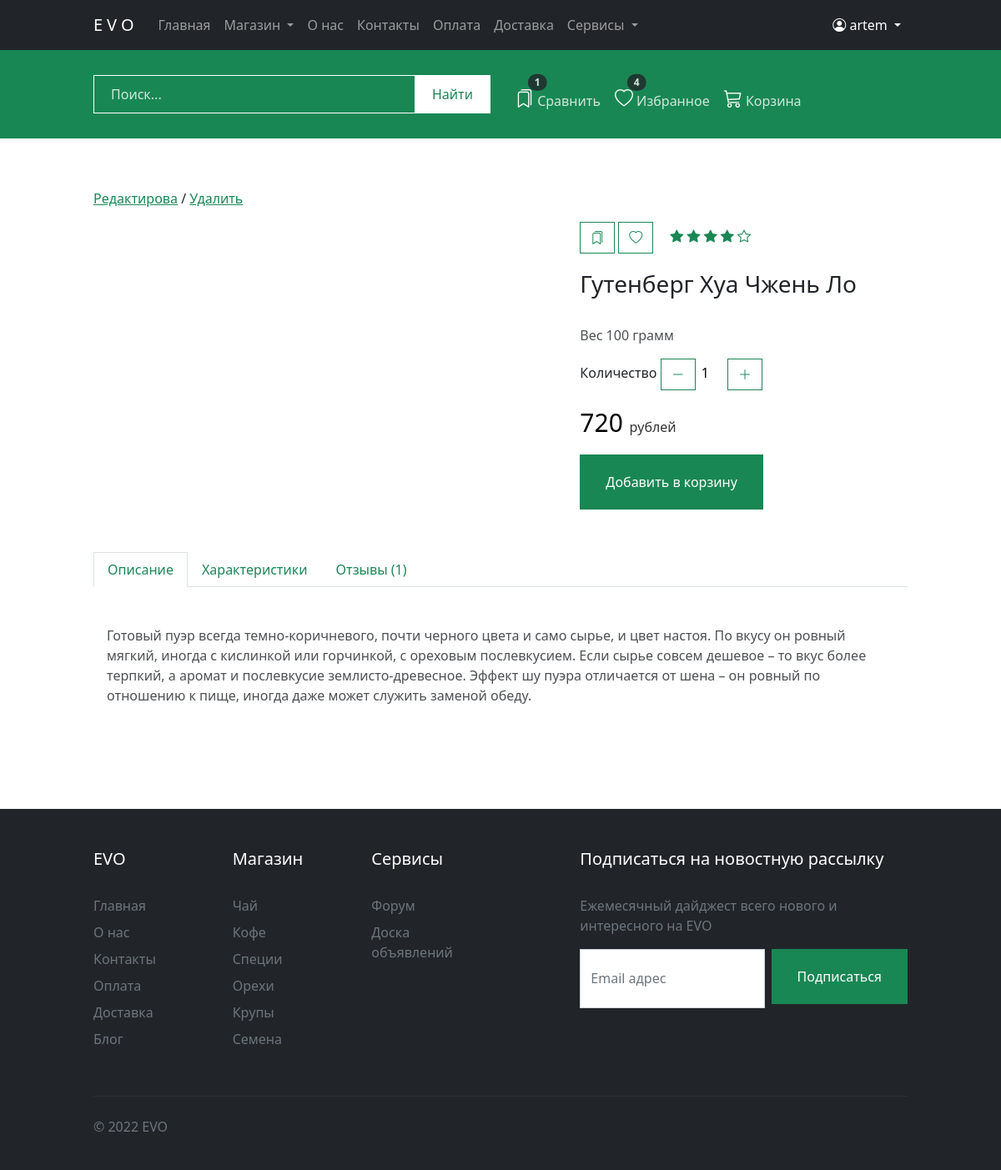
Screenshot of /catalog/product/gutenberg/ (signed in) with the database file from the repository.
### apps/core/models.py (models this page shows, shortened)
class Product(models.Model):
    class Meta:
        verbose_name = 'Товар'
        verbose_name_plural = 'Товары'
        index_together = (('id', 'slug'),)
        ordering = ('-created',)
    category = models.ForeignKey(Category, on_delete=models.CASCADE, related_name='products', verbose_name='Категория')
    name = models.CharField(max_length=50, db_index=True, verbose_name='Название')
    slug = models.SlugField(max_length=200, db_index=True, verbose_name="URL")
    desc = models.TextField(verbose_name='Описание')
    country = models.CharField(max_length=50, blank=True, null=True, default=None, verbose_name='Страна')
    town = models.CharField(max_length=50, blank=True, null=True, default=None, verbose_name='Город')
    year = models.CharField(max_length=50, blank=True, null=True, default=None, verbose_name='Год')
    volume = models.IntegerField(verbose_name='Вес, грамм')
    price = models.DecimalField(max_digits=10, decimal_places=0, verbose_name='Цена, руб')
    stock = models.PositiveIntegerField(verbose_name='Остаток на складе, штук')
    tag = models.CharField(max_length=100, blank=True, null=True, default=None, verbose_name='Метки')
    talk_forum = models.URLField(blank=True, null=True, default=None, verbose_name='Ссылка на форум')
    is_active = models.BooleanField(default=True, verbose_name="Активация товара")
    image = models.ImageField(upload_to='product/', verbose_name='Изображение обложки')
    created = models.DateTimeField(auto_now_add=True, verbose_name='Дата создания')
    updated = models.DateTimeField(auto_now=True, verbose_name='Дата изменения')

### apps/core/views.py (the view)
# urls.py: path('catalog/product/<slug:slug>/', views.product_detail, name='product'),
def product_detail(request, slug):
    product = get_object_or_404(Product, slug=slug, is_active=True)
    cart_product_form = CartAddProductForm()
    return render(request, 'core/product.html', {'product': product, 'cart_product_form': cart_product_form})

### apps/cart/forms.py
class CartAddProductForm(forms.Form):
    quantity = forms.IntegerField(max_value=10, min_value=1, initial=1, label='')
    update = forms.BooleanField(required=False, initial=False, widget=forms.HiddenInput)

### apps/cart/cart.py (called while the page is built)
    def __len__(self):
        return sum(item['quantity'] for item in self.cart.values())

### apps/cart/context_processors.py (called while the page is built)
def cart(request):
    return {'cart': Cart(request)}

### apps/templates/core/product.html (shortened to what this page needs)
{% extends 'layouts/base.html' %}
{% load  static %}
{% block content %}
    <section id="prod" class="paddingTopBottom">
        <div class="container">
            {% if user.is_superuser or user.is_staff %}
                <div class="row">
                    <div class="col">
                        <p>
                            <a href="{% url 'edit_product' product.slug %}">Редактирова</a> /
                            <a href="{% url 'delete_product' product.slug %}">Удалить</a>
                        </p>
                    </div>
                </div>
            {% endif %}
            <div class="row">
                <div class="col-md-6">
                    <div class="fotorama" data-width="100%" data-nav="thumbs" data-allowfullscreen="true">
                    </div>
                </div>
                <div class="col-md-5 offset-md-1">
                    <div class="btn-group" role="group">
                        <a type="button" class="btn btn-outline-success"><i class="bi bi-bookmarks"></i></a>
                        <a type="button" class="btn btn-outline-success"><i class="bi bi-heart"></i></a>
                        <div class="star">
                            <i class="bi bi-star-fill"></i>
                            <i class="bi bi-star-fill"></i>
                            <i class="bi bi-star-fill"></i>
                            <i class="bi bi-star-fill"></i>
                            <i class="bi bi-star"></i>
                        </div>
                    </div>
                    <h3>{{ product.name }}</h3>
                    <p class="text">Вес <span>{{ product.volume }}</span> грамм</p>
                    <p>
                    <form id="order" action="{% url 'cart_add' product.id %}" method="POST">
                        <div class="number">Количество
                            <button class="minus btn btn-outline-success"><i class="bi bi-dash-lg"></i></button>
                            {{ cart_product_form }}
                            <button class="plus btn btn-outline-success"><i class="bi bi-plus-lg"></i></button>
                        </div>
                    </form>
                    </p>
                    <p class="price">{{ product.price }} <span class="text">рублей</span></p>
                    <p><input type="submit" form="order" class="btn btn-success btnS" value="Добавить в корзину"></p>
                </div>
            </div>
            <div class="row">
                <div class="col">
                    <ul class="nav nav-tabs" id="myTab" role="tablist">
                        <li class="nav-item" role="presentation">
                            <button class="nav-link active" id="home-tab" data-bs-toggle="tab"
                                    data-bs-target="#description-tab-pane" type="button" role="tab"
                                    aria-controls="description-tab-pane" aria-selected="true">Описание
                            </button>
                        </li>
                        <li class="nav-item" role="presentation">
                            <button class="nav-link link-success" id="profile-tab" data-bs-toggle="tab"
                                    data-bs-target="#property-tab-pane" type="button" role="tab"
                                    aria-controls="property-tab-pane" aria-selected="false">Характеристики
                            </button>
                        </li>
                        <li class="nav-item" role="presentation">
                            <button class="nav-link link-success" id="contact-tab" data-bs-toggle="tab"
                                    data-bs-target="#review-tab-pane" type="button" role="tab"
                                    aria-controls="review-tab-pane" aria-selected="false">Отзывы
                                ({{ product.reviews.all.count }})
                            </button>
                        </li>
                    </ul>
                    <div class="tab-content" id="myTabContent">
                        <div class="tab-pane fade show active " id="description-tab-pane" role="tabpanel"
                             aria-labelledby="description-tab" tabindex="0">
                            <div class="p-3 text">{{ product.desc }}</div>
                        </div>
                    </div>
                </div>
            </div>
        </div>
    </section>
{% endblock %}

### apps/templates/includes/navigation.html (shortened to what this page needs)
<nav id="navbar" class="navbar navbar-expand-lg navbar-dark bg-dark">
    <div class="container">
        <a class="navbar-brand" href="{% url 'main' %}">EVO</a>
        <div class="collapse navbar-collapse" id="navbarNav">
            <ul class="navbar-nav me-auto mb-2 mb-lg-0">
                <li class="nav-item">
                    <a class="nav-link" href="{% url 'main' %}">Главная</a>
                </li>
                <li class="nav-item dropdown">
                    <a class="nav-link dropdown-toggle" href="" id="navbarDropdownMenuLink1"
                       role="button"
                       data-bs-toggle="dropdown" aria-expanded="false">
                        Магазин
                    </a>
                </li>
                <li class="nav-item">
                    <a href="{% url 'about' %}" class="nav-link">О нас</a>
                </li>
                <li class="nav-item">
                    <a href="{% url 'contacts' %}" class="nav-link">Контакты</a>
                </li>
                <li class="nav-item">
                    <a href="#" class="nav-link">Оплата</a>
                </li>
                <li class="nav-item">
                    <a href="#" class="nav-link">Доставка</a>
                </li>
                <li class="nav-item dropdown">
                    <a class="nav-link dropdown-toggle" href="" id="navbarDropdownMenuLinkService"
                       role="button"
                       data-bs-toggle="dropdown" aria-expanded="false">
                        Сервисы
                    </a>
                </li>
            </ul>
            <div class="navbar-nav text-lg-end">
                <li class="nav-item dropdown">
                    <a class="nav-link dropdown-toggle text-white" href="" id="navbarDropdownMenuLink2"
                       role="button"
                       data-bs-toggle="dropdown" aria-expanded="false">
                        {% if user.is_authenticated %}
                            <i class="bi bi-person-circle"></i> {{ user.username }}
                        {% else %}
                            <i class="bi bi-person-circle"></i> Личный кабинет
                        {% endif %}
                    </a>
                </li>
            </div>
        </div>
    </div>
</nav>

### apps/static/css/style.css (style rules this page uses)
:root { --color-accent: #198754; }
@media (min-width: 1000px) { .container { max-width: 1000px; } }
h1, .h2, .h3, .h4, .h5, .h6, h1, h2, h3, h4, h5, h6 { margin-bottom: 2rem; }
a.active.focus, a.active:focus, a.focus, a:active.focus, a:active:focus, a:focus, button.active.focus, button.active:focus, button.focus, button:active.focus, button:active:focus, button:focus, .btn.active.focus, .btn.active:focus, .btn.focus, .btn:active.focus, .btn:active:focus, .btn:focus, input, textarea, input:active, textarea:active { outline: 0 !important; outline-color: transparent !important; outline-style: none !important; box-shadow: 0 0 0 0 rgba(0, 123, 255, 0) !important; }
.text, #home-tab-pane { opacity: .8; }
a, .btn-link { color: var(--color-accent); }
*, .rounded-3 { -webkit-border-radius: 0 !important; -moz-border-radius: 0 !important; border-radius: 0 !important; }
.paddingTopBottom { padding-top: 5%; padding-bottom: 5%; }
#navbar { padding-top: 10px; padding-bottom: 10px; }
#navbar .navbar-brand { letter-spacing: 5px; }
#prod .btn-group a { margin-right: 5px; }
#prod .nav-tabs { margin-bottom: 30px; margin-top: 30px; }
#prod .price { font-size: 30px; color: black; opacity: 1; }
#prod .price span { font-size: initial; }
#prod .btn-group { margin-bottom: 20px; }
.star { padding: 5px 15px; color: var(--color-accent); }
#prod .fotorama { margin-bottom: 20px; }
#prod .nav-link { color: var(--color-accent); }
.btnS { padding: 20px 30px; margin-bottom: 5px; }
.number input { width: 30px; text-align: center; border: 0; }

### rows the page displays
Product: name "Гутенберг Хуа Чжень Ло", volume "100", price "720", reviews.all.count "1", desc "Готовый пуэр всегда темно-коричневого, почти черного цвета и само сырье, и цвет настоя. По вкусу он ровный мягкий, иногда с кислинкой или горчинкой, с ореховым послевкусием. Если сырье совсем дешевое – то вкус более терпкий, а аромат и послевкусие землисто-древесное. Эффект шу пуэра отличается от шена – он ровный по отношению к пище, иногда даже может служить заменой обеду."

### other values shown
{{ user.username }} "artem"
